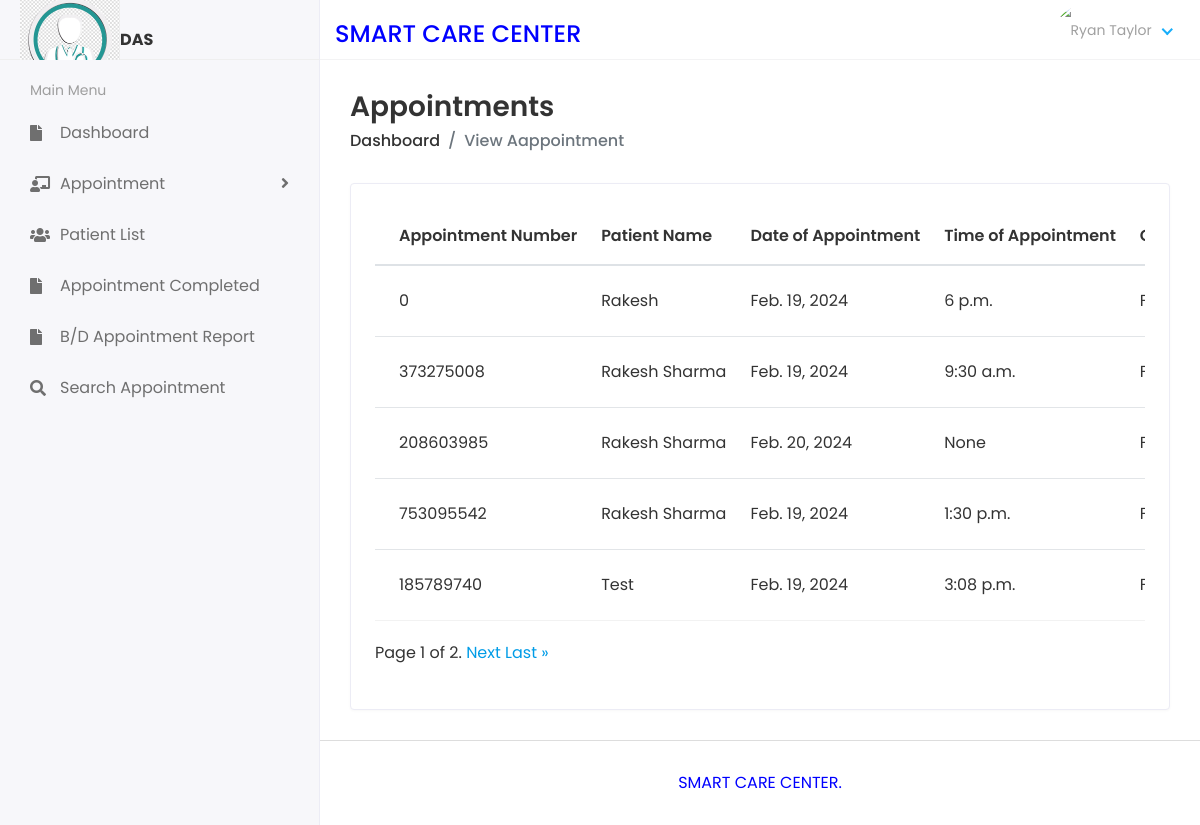
/Doctor/ViewAppointment (signed in), run on the app's committed database.
### dasapp/models.py (models this page shows, shortened)
class Appointment(models.Model):
    appointmentnumber = models.IntegerField(default=0)
    fullname = models.CharField(max_length=250)
    mobilenumber = models.CharField(max_length=11)
    email = models.EmailField(max_length=100)
    date_of_appointment = models.DateField()
    time_of_appointment = models.TimeField()
    doctor_id = models.ForeignKey(DoctorReg, on_delete=models.CASCADE)
    additional_msg = models.TextField(blank=True)
    remark = models.CharField(max_length=250, default='')
    status = models.CharField(max_length=200, default='')
    prescription = models.TextField(blank=True, default='')
    recommendedtest = models.TextField(blank=True, default='')
    created_at = models.DateTimeField(auto_now_add=True)
    updated_at = models.DateTimeField(auto_now=True)

### docappsystem/docviews.py (the view)
# urls.py: path('Doctor/ViewAppointment', docviews.View_Appointment, name='view_appointment'),
def View_Appointment(request):
    try:
        doctor_admin = request.user
        doctor_reg = DoctorReg.objects.get(admin=doctor_admin)
        view_appointment = Appointment.objects.filter(doctor_id=doctor_reg)
        paginator = Paginator(view_appointment, 5)  # Show 10 appointments per page
        page = request.GET.get('page')
        try:
            view_appointment = paginator.page(page)
        except PageNotAnInteger:
            view_appointment = paginator.page(1)
        except EmptyPage:
            view_appointment = paginator.page(paginator.num_pages)
        context = {'view_appointment': view_appointment}
    except Exception as e:
        context = {'error_message': str(e)}
    return render(request, 'doc/view_appointment.html', context)

### templates/doc/view_appointment.html (shortened to what this page needs)
{% extends 'base.html' %}
{% block content %}
<div class="content container-fluid">
    <div class="page-header">
    <div class="row align-items-center">
    <div class="col">
    <h3 class="page-title">Appointments</h3>
    <ul class="breadcrumb">
    <li class="breadcrumb-item"><a href="{% url 'doctor_home' %}">Dashboard</a></li>
    <li class="breadcrumb-item active">View Aappointment</li>
    </ul>
    </div>
    </div>
    </div>
    <div class="row">
    <div class="col-sm-12">
    <div class="card card-table">
    <div class="card-body">
    <div class="table-responsive">
    <table class="table table-hover table-center mb-0 datatable">
    <thead>
    <tr>
    <th>Appointment Number</th>
    <th>Patient Name</th>
    <th>Date of Appointment</th>
    <th>Time of Appointment</th>
    <th>Creation Date</th>
    </tr>
    </thead>
    <tbody>
        {% for i in view_appointment %}
    <tr>
    <td>{{i.appointmentnumber}}</td>
    <td>{{i.fullname}}</td>
    <td>{{i.date_of_appointment}}</td>
    <td>{{i.time_of_appointment}}</td>
    <td>{{i.created_at}}</td>
    </tr> {% endfor %}
    </tbody>
    </table>
<div class="pagination" style="padding-top: 20px;padding-bottom: 20px;text-align: center;">
    <span class="step-links">
        <span class="current">
            Page {{ view_appointment.number }} of {{ view_appointment.paginator.num_pages }}.
        </span>
        {% if view_appointment.has_next %}
            <a href="?page={{ view_appointment.next_page_number }}">Next</a>
            <a href="?page={{ view_appointment.paginator.num_pages }}">Last &raquo;</a>
        {% endif %}
    </span>
</div>
    </div>
    </div>
    </div>
    </div>
    </div>
    </div>
{% endblock %}

### static/assets/css/style.css (style rules this page uses)
html { height: 100%; }
body { background-color: #fff; color: #333; font-family: 'Poppins', sans-serif; font-size: 1rem; height: 100%; line-height: 1.5; overflow-x: hidden; }
h1, h2, h3, h4, h5, h6 { font-family: 'Poppins', sans-serif; margin-top: 0; }
a { color: #009ce7; }
input, button, a { transition: all 0.4s ease; -moz-transition: all 0.4s ease; -o-transition: all 0.4s ease; -ms-transition: all 0.4s ease; -webkit-transition: all 0.4s ease; }
ul, ol { padding: 0px; list-style: none; }
.table { color: #333; max-width: 100%; margin-bottom: 0; width: 100%; }
.table thead tr th { font-weight: 600; }
.table tbody tr { border-bottom: 1px solid rgba(0, 0, 0, 0.05); }
.table.table-center td, .table.table-center th { vertical-align: middle; }
.card-table .card-body .table > thead > tr > th { border-top: 0; }
.card-table .card-body .table tr td:first-child, .card-table .card-body .table tr th:first-child { padding-left: 1.5rem; }
.card-table .table td, .card-table .table th { border-top: 1px solid #e2e5e8; padding: 1rem 0.75rem; white-space: nowrap; }
.card { border: 1px solid #ececf5; box-shadow: 0 1px 3px 0 rgba(0, 0, 0, 0.03); margin-bottom: 1.875rem; }
.card-body { padding: 1.5rem; }
.page-wrapper > .content { padding: 1.875rem 1.875rem 0; }
.page-header { margin-bottom: 1.875rem; }
.page-header .breadcrumb { background-color: transparent; color: #6c757d; font-size: 1rem; font-weight: 500; margin-bottom: 0; padding: 0; }
.page-header .breadcrumb a { color: #333; }
.page-title { font-size: 28px; font-weight: 600; color: #333; margin-bottom: 5px; }

### data on the page
Appointment: appointmentnumber "0", fullname "Rakesh", date_of_appointment "Feb. 19, 2024", time_of_appointment "6 p.m."
Appointment: appointmentnumber "373275008", fullname "Rakesh Sharma", date_of_appointment "Feb. 19, 2024", time_of_appointment "9:30 a.m."
Appointment: appointmentnumber "208603985", fullname "Rakesh Sharma", date_of_appointment "Feb. 20, 2024", time_of_appointment "None"
Appointment: appointmentnumber "753095542", fullname "Rakesh Sharma", date_of_appointment "Feb. 19, 2024", time_of_appointment "1:30 p.m."
Appointment: appointmentnumber "185789740", fullname "Test", date_of_appointment "Feb. 19, 2024", time_of_appointment "3:08 p.m."

### other printed values
{{ view_appointment.number }} "1"
{{ view_appointment.paginator.num_pages }} "2"
